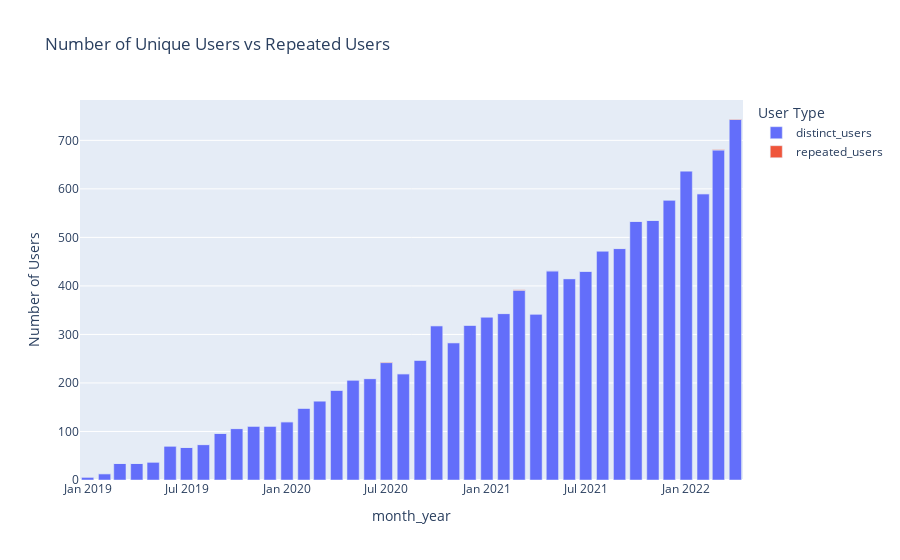

Source (notebook cell):
### Code cell
fig = exp.bar(
    distinct_user_df,
    x="month_year",
    y=["distinct_users", "repeated_users"],
    title="Number of Unique Users vs Repeated Users",
    labels={"value": "Number of Users", "variable": "User Type"},
    template="plotly",
)

fig.show()

### Figure 1 — Plotly figure (JSON) as saved in the notebook; plotly's stock layout.template omitted (floating-point values rounded to 4 significant figures)
{"data": [{"alignmentgroup": "True", "hovertemplate": "User Type=distinct_users<br>month_year=%{x}<br>Number of Users=%{y}<extra></extra>", "legendgroup": "distinct_users", "marker": {"color": "#636efa", "pattern": {"shape": ""}}, "name": "distinct_users", "offsetgroup": "distinct_users", "orientation": "v", "showlegend": true, "textposition": "auto", "type": "bar", "x": ["2019-01-01", "2019-02-01", "2019-03-01", "2019-04-01", "2019-05-01", "2019-06-01", "2019-07-01", "2019-08-01", "2019-09-01", "2019-10-01", "2019-11-01", "2019-12-01", "2020-01-01", "2020-02-01", "2020-03-01", "2020-04-01", "2020-05-01", "2020-06-01", "2020-07-01", "2020-08-01", "2020-09-01", "2020-10-01", "2020-11-01", "2020-12-01", "2021-01-01", "2021-02-01", "2021-03-01", "2021-04-01", "2021-05-01", "2021-06-01", "2021-07-01", "2021-08-01", "2021-09-01", "2021-10-01", "2021-11-01", "2021-12-01", "2022-01-01", "2022-02-01", "2022-03-01", "2022-04-01"], "xaxis": "x", "y": [6, 13, 34, 34, 37, 70, 67, 73, 96, 106, 111, 111, 120, 148, 163, 185, 206, 209, 242, 219, 247, 318, 283, 319, 336, 343, 391, 342, 431, 415, 430, 472, 477, 533, 535, 577, 637, 590, 680, 743], "yaxis": "y"}, {"alignmentgroup": "True", "hovertemplate": "User Type=repeated_users<br>month_year=%{x}<br>Number of Users=%{y}<extra></extra>", "legendgroup": "repeated_users", "marker": {"color": "#EF553B", "pattern": {"shape": ""}}, "name": "repeated_users", "offsetgroup": "repeated_users", "orientation": "v", "showlegend": true, "textposition": "auto", "type": "bar", "x": ["2019-01-01", "2019-02-01", "2019-03-01", "2019-04-01", "2019-05-01", "2019-06-01", "2019-07-01", "2019-08-01", "2019-09-01", "2019-10-01", "2019-11-01", "2019-12-01", "2020-01-01", "2020-02-01", "2020-03-01", "2020-04-01", "2020-05-01", "2020-06-01", "2020-07-01", "2020-08-01", "2020-09-01", "2020-10-01", "2020-11-01", "2020-12-01", "2021-01-01", "2021-02-01", "2021-03-01", "2021-04-01", "2021-05-01", "2021-06-01", "2021-07-01", "2021-08-01", "2021-09-01", "2021-10-01", "2021-11-01", "2021-12-01", "2022-01-01", "2022-02-01", "2022-03-01", "2022-04-01"], "xaxis": "x", "y": [0, 0, 0, 0, 0, 0, 0, 0, 0, 0, 0, 0, 0, 0, 0, 0, 0, 0, 1, 0, 0, 0, 0, 0, 0, 0, 1, 0, 0, 0, 0, 0, 0, 0, 0, 0, 0, 0, 1, 1], "yaxis": "y"}], "layout": {"barmode": "relative", "legend": {"title": {"text": "User Type"}, "tracegroupgap": 0}, "title": {"text": "Number of Unique Users vs Repeated Users"}, "xaxis": {"anchor": "y", "domain": [0, 1], "title": {"text": "month_year"}}, "yaxis": {"anchor": "x", "domain": [0, 1], "title": {"text": "Number of Users"}}}}
